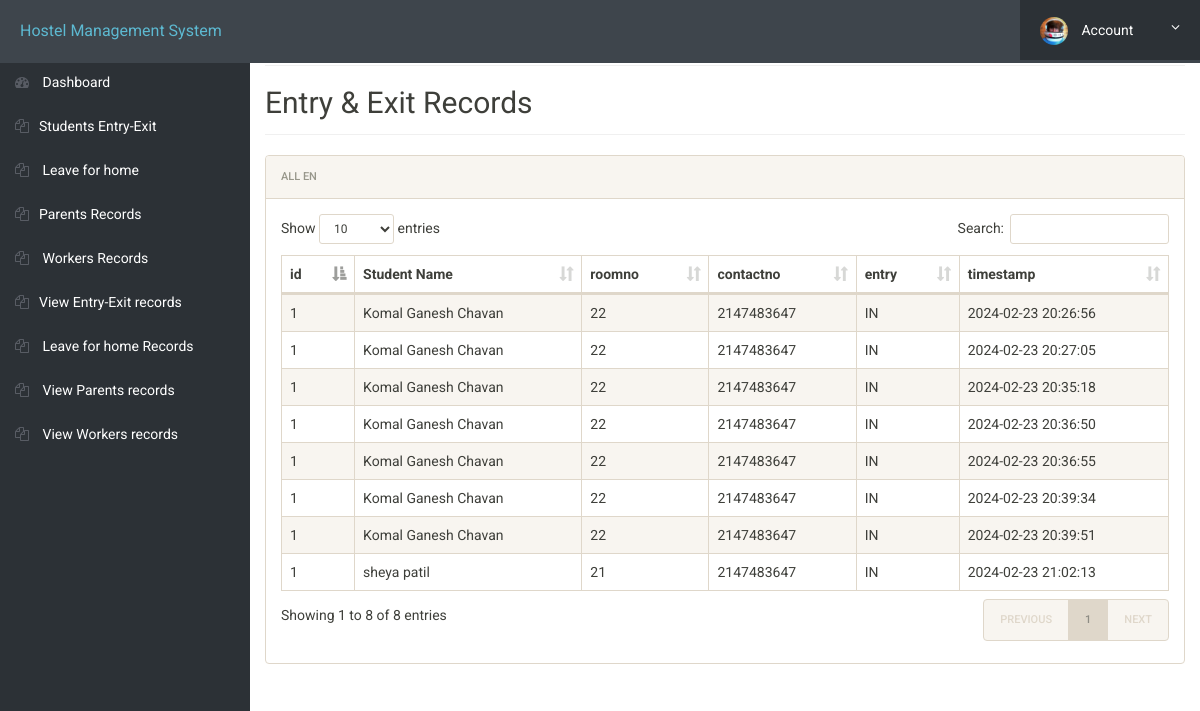
Page /guard/home_entry_exit.php (signed in) on the committed database.
### tables this page shows
CREATE TABLE `home` (
  `id` int(10) NOT NULL,
  `firstName` varchar(255) DEFAULT NULL,
  `middleName` varchar(50) NOT NULL,
  `lastName` varchar(50) NOT NULL,
  `roomno` int(100) NOT NULL,
  `contactno` int(60) NOT NULL,
  `entry` varchar(50) NOT NULL,
  `timestamp` varchar(50) NOT NULL
);

### guard/home_entry_exit.php (the view, shortened to what this page needs)
<?php
include('includes/config.php');
?>
<!doctype html>
<html lang="en" class="no-js">
<head>
	<link rel="stylesheet" href="css/font-awesome.min.css">
	<link rel="stylesheet" href="css/bootstrap.min.css">
	<link rel="stylesheet" href="css/dataTables.bootstrap.min.css">
	<link rel="stylesheet" href="css/bootstrap-social.css">
	<link rel="stylesheet" href="css/bootstrap-select.css">
	<link rel="stylesheet" href="css/fileinput.min.css">
	<link rel="stylesheet" href="css/awesome-bootstrap-checkbox.css">
	<link rel="stylesheet" href="css/style.css">
</head>
<body>
	<?php include('includes/header.php');?>
	<div class="ts-main-content">
			<?php include('guard-sidebar.php');?>
		<div class="content-wrapper">
			<div class="container-fluid">
				<div class="row">
					<div class="col-md-12">
						<h2 class="page-title">
				Entry & Exit Records
						</h2>
						<div class="panel panel-default">
							<div class="panel-heading">All en</div>
							<div class="panel-body">
								<table id="zctb" class="display table table-striped table-bordered table-hover" cellspacing="0" width="100%">
									<thead>
										<tr>
											<th>id</th>
											<th> Student Name</th>
											<th>roomno</th>
											<th>contactno</th>
											<th>entry </th>
											<th>timestamp</th>
										</tr>
									</thead>
									<tbody>
										<?php
	$id = $_SESSION['id'];
	$ret = "SELECT * FROM home";
	$stmt = $mysqli->prepare($ret);
	$stmt->execute();
	$res = $stmt->get_result();
	while ($row = $res->fetch_object()) {
	    ?>
	    <tr>
	        <td><?php echo $id; ?></td>
	        <td><?php echo $row->firstName . ' ' . $row->middleName . ' ' . $row->lastName; ?></td>
          <td><?php echo $row->roomno; ?></td>
	        <td><?php echo $row->contactno; ?></td>
	        <td><?php echo $row->entry; ?></td>
	        <td><?php echo $row->timestamp; ?></td>
	    </tr>
	    <?php
	}
	?>
									</tbody>
								</table>
							</div>
						</div>
					</div>
				</div>
			</div>
		</div>
	</div>
</body>
</html>

### guard/css/style.css (style rules this page uses)
html { font-size: 14px; }
@media only screen and (min-width: 480px) { html { font-size: 17px; } }
@media only screen and (min-width: 768px) { html { font-size: 14px; } }
body { font-size: 1em; }
.panel { overflow: hidden; }
.page-title { padding-bottom: 15px; margin-bottom: 20px; border-bottom: 1px solid #f0f0f0; }
.ts-main-content .content-wrapper { padding-top: 15px; margin-top: 10px; }
@media only screen and (min-width: 992px) { .ts-main-content .content-wrapper { margin-left: 250px; } }

### rows in the picture
home: firstName "Komal", middleName "Ganesh", lastName "Chavan", roomno "22", contactno "2147483647", entry "IN", timestamp "2024-02-23 20:26:56"
home: firstName "Komal", middleName "Ganesh", lastName "Chavan", roomno "22", contactno "2147483647", entry "IN", timestamp "2024-02-23 20:27:05"
home: firstName "Komal", middleName "Ganesh", lastName "Chavan", roomno "22", contactno "2147483647", entry "IN", timestamp "2024-02-23 20:35:18"
home: firstName "Komal", middleName "Ganesh", lastName "Chavan", roomno "22", contactno "2147483647", entry "IN", timestamp "2024-02-23 20:36:50"
home: firstName "Komal", middleName "Ganesh", lastName "Chavan", roomno "22", contactno "2147483647", entry "IN", timestamp "2024-02-23 20:36:55"
home: firstName "Komal", middleName "Ganesh", lastName "Chavan", roomno "22", contactno "2147483647", entry "IN", timestamp "2024-02-23 20:39:34"
home: firstName "Komal", middleName "Ganesh", lastName "Chavan", roomno "22", contactno "2147483647", entry "IN", timestamp "2024-02-23 20:39:51"
home: firstName "sheya", lastName "patil", roomno "21", contactno "2147483647", entry "IN", timestamp "2024-02-23 21:02:13"
